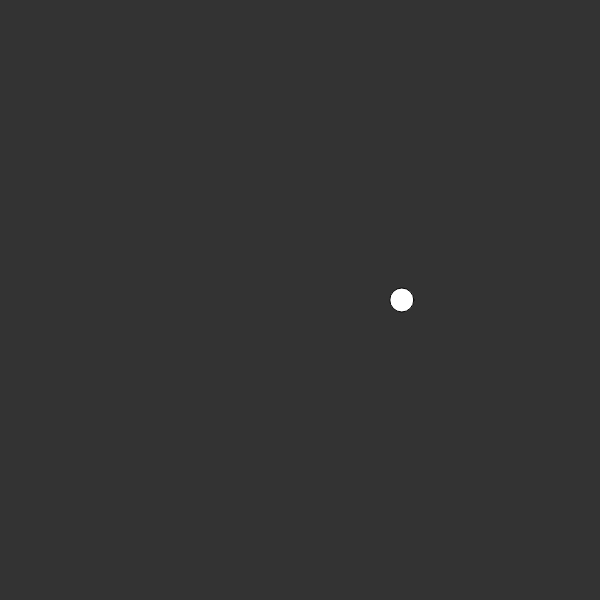
Frame 1 (no input)
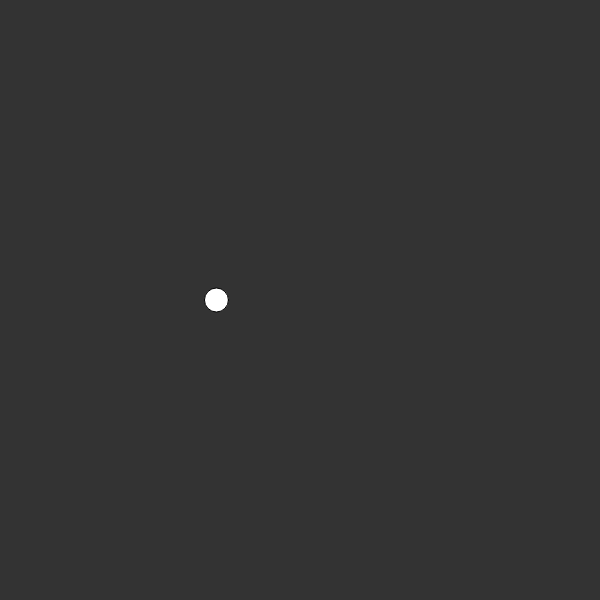
Frame 60 (no input)
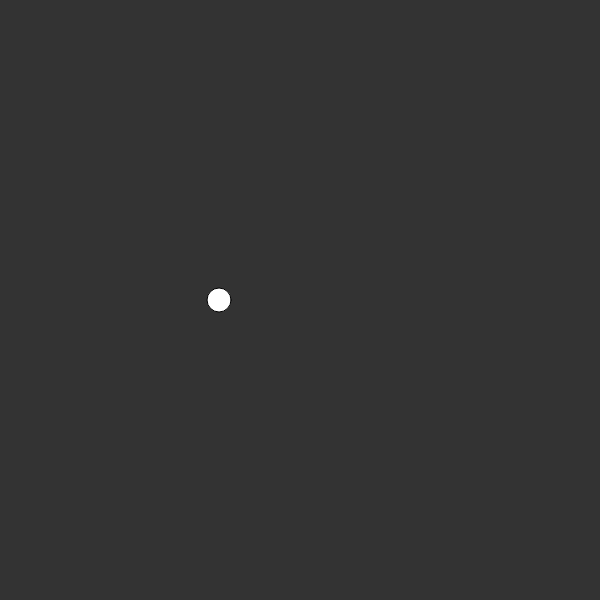
Frame 120 (the mouse pressed at the canvas centre since frame 60)

The p5.js sketch that drew these frames (run headless with seeded random() and noise() and a simulated clock; from frame 60 on, the mouse is pressed at the canvas centre):

// p5.js sketch
// ── sketch.js
var xoff = 0;
function setup() {
    createCanvas(600, 600);
}

function draw() {
    background(51);
    //var x = random(width);
    var x = map(noise(xoff), 0, 1, 0 , width);
    
    ellipse(x, 300, 24, 24);
    xoff += 0.01;
}
